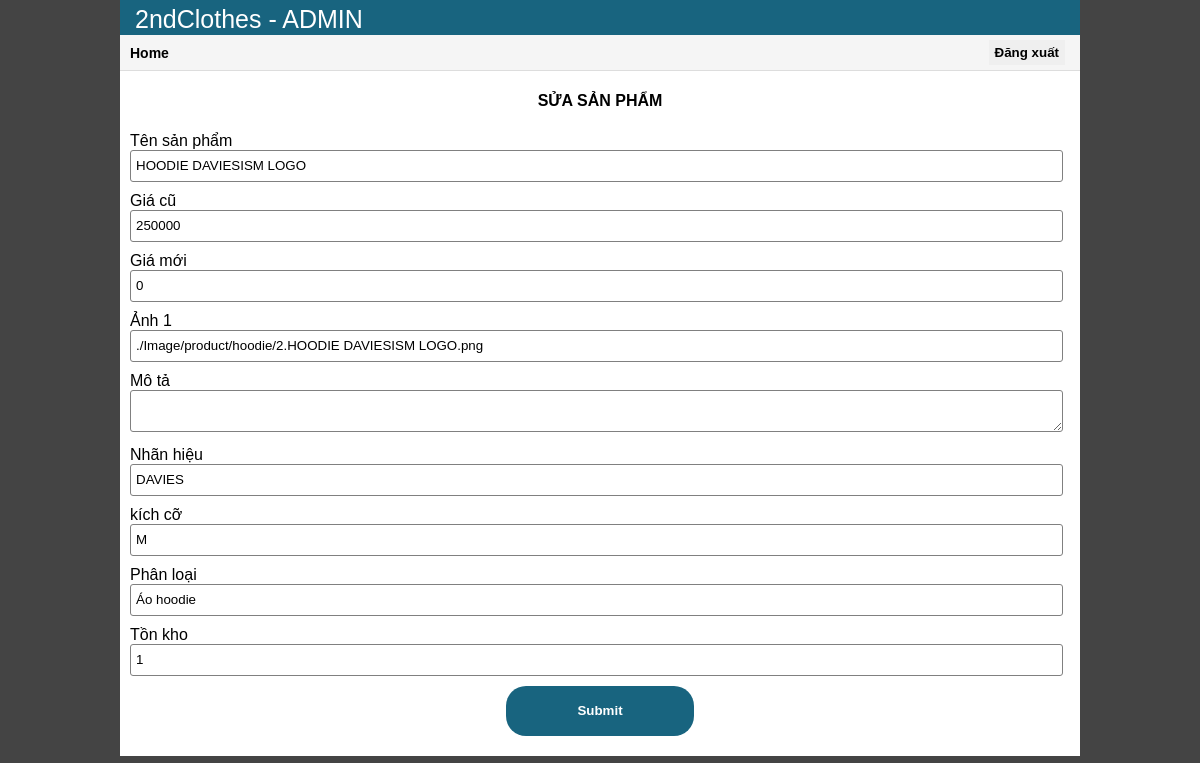
The page /admin/function/editProduct.php?productID=2 on the database its author committed.
### tables this page shows
CREATE TABLE `product` (
  `productID` int(11) NOT NULL,
  `productname` varchar(50) NOT NULL,
  `category` varchar(50) NOT NULL,
  `price` int(11) DEFAULT NULL,
  `discount` float DEFAULT NULL,
  `size` varchar(10) DEFAULT NULL,
  `instock` int(11) DEFAULT NULL,
  `description` mediumtext DEFAULT NULL,
  `image` varchar(200) DEFAULT NULL,
  `brand` varchar(50) NOT NULL
);

### admin/function/functions.php (called while the page is built, shortened)
<?php
    require_once '../connectdb.php';
?>
<?php
    function getDetailProduct($id){
        $sql = "SELECT * FROM product WHERE productID = $id";
        global $conn;
        $kq = $conn->query($sql);
        if ($kq==null) return false;
        else return $kq->fetch();
    }

### admin/function/editProduct.php (the view, shortened to what this page needs)
<?php
    require_once 'functions.php';
    $id = $_GET['productID'];
    settype($id, "int");
    $product = getDetailProduct($id);
?>
<!DOCTYPE html>
<html lang="en">
<head>
    <link rel="stylesheet" href="../css/style.css">
    <link href="../css/add_update.css" rel= "stylesheet" >
</head>
<body>
    <div class="container">
        <header>2ndClothes - ADMIN</header>
        <div class="menu">
            <a href="../index.php" class="home">Home</a>
            <form method="post" action="../login/logout.php">
                <input type="submit" name="logout" value="Đăng xuất">
            </form>
        </div>
        <div class="formContainer">
            <h4 class="formHeader">SỬA SẢN PHẨM</h4>
            <form action="" method="post">
                <div class="form-group">
                <label>Tên sản phẩm</label> <input name="productname" type="text" value="<?=$product['productname']?>" class="form-control"/>
                </div>
                <div class="form-group">
                <label>Giá cũ</label> <input name="price" type="number" value="<?=$product['price']?>" class="form-control"/>
                </div>
                <div class="form-group">
                <label>Giá mới</label> <input name="discount" type="number" value="<?=$product['discount']?>" class="form-control"/>
                </div>
                <div class="form-group">
                <label>Ảnh 1</label> <input name="img" type="text" value="<?=$product['image']?>" class="form-control"/>
                </div>
                <div class="form-group">
                <label>Mô tả</label> <textarea class="form-control" name="description" value="<?=$product['description']?>" ></textarea>
                </div>
                <div class="form-group">
                <label>Nhãn hiệu</label> <input name="brand" type="text" value="<?=$product['brand']?>" class="form-control"/>
                </div>
                <div class="form-group">
                <label>kích cỡ</label> <input name="size" type="text" value="<?=$product['size']?>" class="form-control"/>
                </div>
                <div class="form-group">
                <label>Phân loại</label> <input name="phanloai" type="text" value="<?=$product['category']?>" class="form-control"/>
                </div>
                <div class="form-group">
                <label>Tồn kho</label> <input name="stock" type="text" value="<?=$product['instock']?>" class="form-control"/>
                </div>
                <div class="form-group">
                <input name="btn" type="submit" value="Submit" class="submit-button"/>
                </div>
            </form>
        </div>
    </div>
    </body>
</html>

### admin/css/style.css (style rules this page uses)
body { background-color: #444; margin: 0; font-family: Arial, Helvetica, sans-serif; }
* { text-decoration: none; }
.container { background-color: white; width: 80%; margin-left: 10%; height: 100%; }
header { max-width: 100%; height: 25px; padding: 5px 5px; background-color: #18647f; color: white; font-size: 25px; text-indent: 10px; }
.menu { max-width: 100%; height: 25px; padding: 5px 5px; font-size: 14px; background-color: #f5f5f5; border-bottom: 1px solid #ddd; }
.home { margin-left: 0px; display: inline-block; padding: 5px; color: black; font-weight: bold; }
.menu form { float:right; display: inline; padding: 0px 10px 6px 10px; height: 100%; }
.menu form input { border: none; height: 100%; font-weight: bold; }

### admin/css/add_update.css (style rules this page uses)
.formContainer { margin-bottom: 50px; }
h4 { text-align: center; }
.form-group { margin: 10px 10px 0px; }
.form-control { width:98%; padding: 5px; outline: none; border: 1px solid gray; border-radius: 3px; }
.submit-button { padding: 8px 30px; outline: none; border: none; border-radius: 20px; font-weight: bold; background-color: #18647f; color: white; cursor: pointer; width: 20%; height: 50px; margin-left: 40%; margin-bottom: 20px; }
form input { height: 20px; }

### rows shown on the page
product: productname "HOODIE DAVIESISM LOGO", price "250000", discount "0", img "./Image/product/hoodie/2.HOODIE DAVIESISM LOGO.png", brand "DAVIES", size "M", phanloai "Áo hoodie", stock "1"
